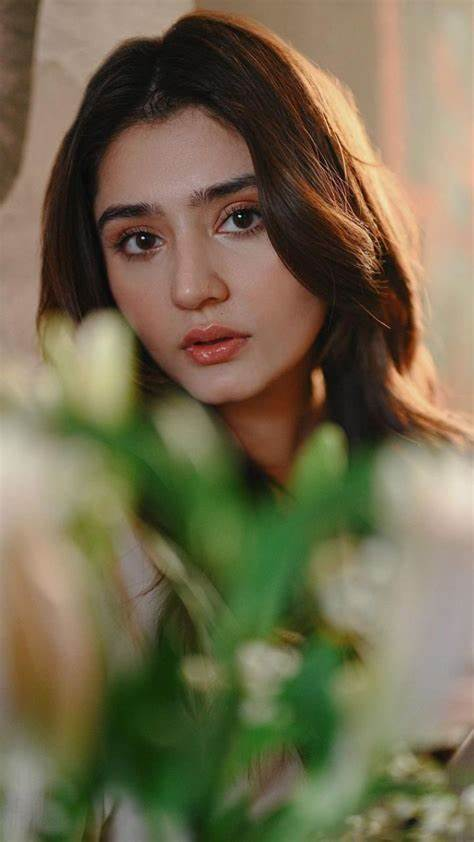
#> input picture image/pic1.jpg, 474 x 842 px, found by its file name
$ jupyter execute practice2.ipynb
#> lines starting #> are read from the running program, lines starting #| are printed output that depends on the picture; after the words box and inside, x2 and y2 are one past the last pixel; in counts of white or black regions, pixels touching at a corner belong together
[cell 1]
import cv2
import numpy as np
import sys
import os

[cell 2]
#img= cv2.imread('F:\Data Analysis\Language\python_opencv\image\pic1.jpg',1) # color image
#img= cv2.imread('F:\Data Analysis\Language\python_opencv\image\pic1.jpg',0) # gray scale image
img= cv2.imread('F:\Data Analysis\Language\python_opencv\image\pic1.jpg',-1) # color image with alpha channel
#> img is the input picture: shape (842, 474, 3); mean B, G, R 78.8, 106.7, 115.6
#print(img)
print(img.shape)
#| (842, 474, 3)
img=cv2.resize(img,(500,500))
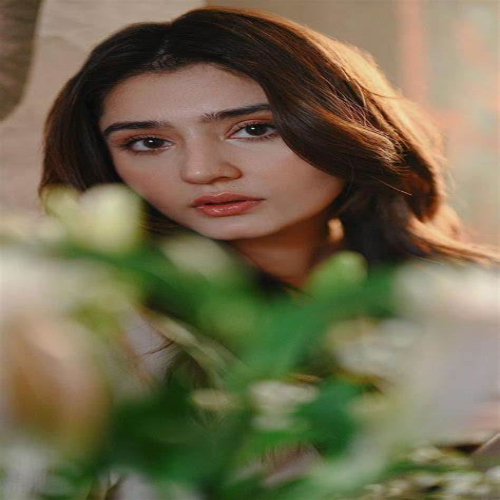
#> img: shape (500, 500, 3); mean B, G, R 78.7, 106.6, 115.5
cv2.imshow('image',img)
cv2.waitKey(0)
cv2.destroyAllWindows()

# Text over image

[cell 3]
import cv2

# Image load
img_get = cv2.imread(r'F:\Data Analysis\Language\python_opencv\image\pic1.jpg')

# Resize image
img_get = cv2.resize(img_get, (500, 600))
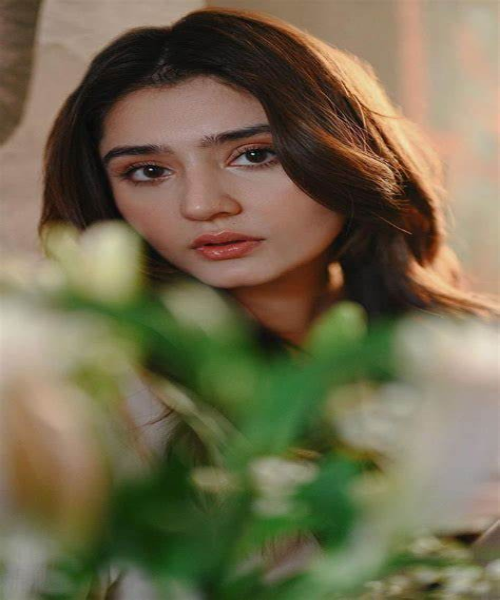
#> img_get: shape (600, 500, 3); mean B, G, R 78.7, 106.6, 115.5

# Put text
txt = cv2.putText(
    img=img_get,
    text="Dure_Fishan",
    org=(30, 80),
    fontFace=cv2.FONT_HERSHEY_DUPLEX,  # Correct parameter name
    fontScale=2,
    color=(0, 0, 255),
    thickness=3,
    lineType=cv2.LINE_AA,
    bottomLeftOrigin=False
)
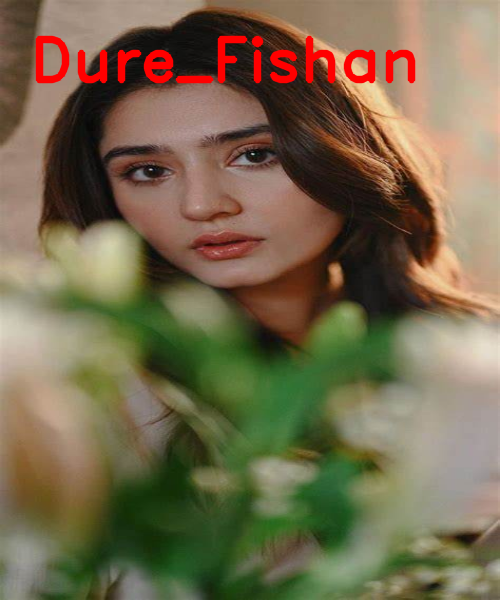
#> txt: shape (600, 500, 3); mean B, G, R 77.3, 104.9, 118.6
txt = cv2.putText(
    img=img_get,
    text="Dure_Fishan",
    org=(30, 90),
    fontFace=cv2.FONT_HERSHEY_DUPLEX,  # Correct parameter name
    fontScale=2,
    color=(255, 0, 255),
    thickness=3,
    lineType=cv2.LINE_AA,
    bottomLeftOrigin=True
)
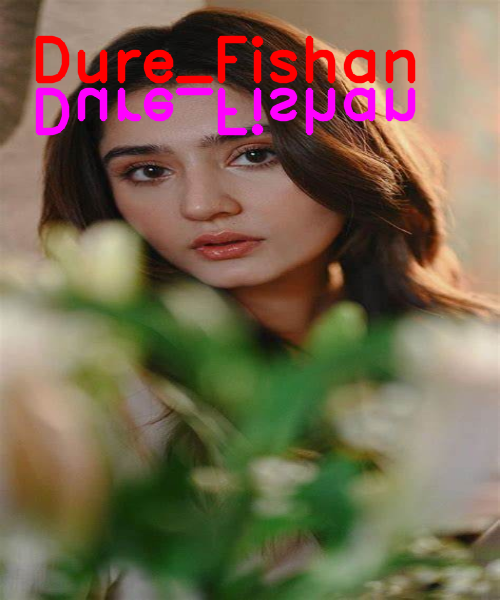
#> txt: shape (600, 500, 3); 2.47% of pixels changed, all inside (x1, y1, x2, y2) = (35, 87, 416, 136)


# Show image
cv2.imshow('image', txt)
cv2.waitKey(0)
cv2.destroyAllWindows()

#cv2.destroyWindows()

$ run again, with image/pic2.jpg copied over image/pic1.jpg
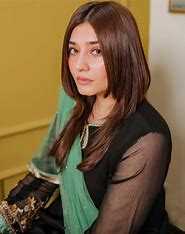
#> input picture image/pic2.jpg, 185 x 234 px, found by its file name
#> img is the input picture: shape (234, 185, 3); mean B, G, R 63.2, 96, 118.3
#| (234, 185, 3)
#> `img=cv2.resize(img,(500,500))`:
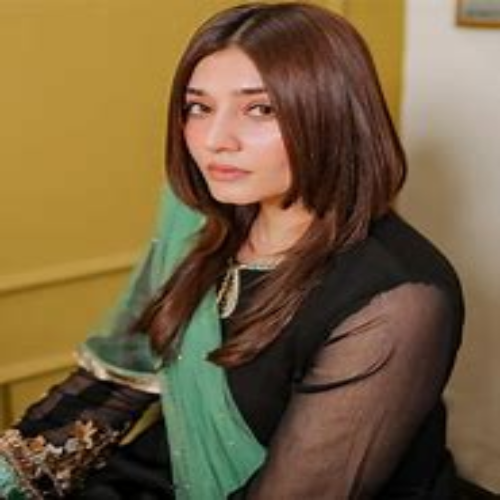
#> img: shape (500, 500, 3); mean B, G, R 63.1, 95.9, 118.2
#> `txt = cv2.putText( img=img_get, text="Dure_Fishan", org=(30, 90), font..`:
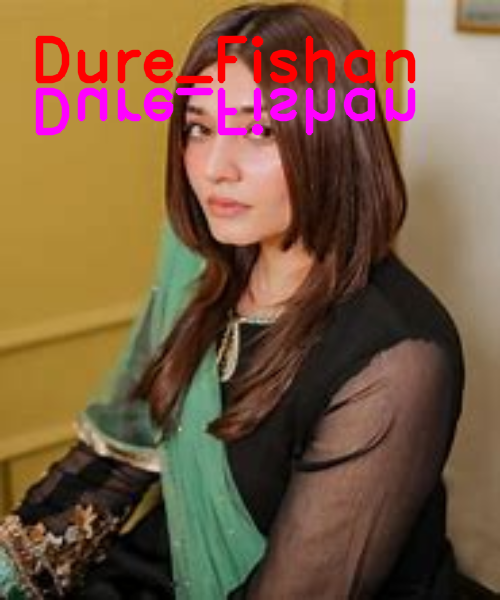
#> txt: shape (600, 500, 3); mean B, G, R 65.6, 91.3, 122.4

$ run again, with image/pic3.jpg copied over image/pic1.jpg
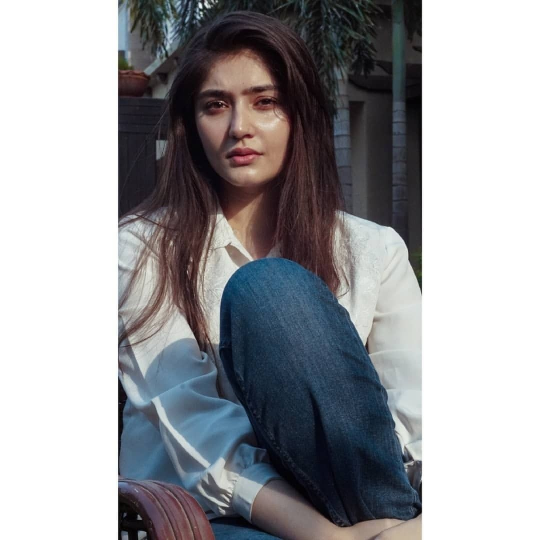
#> input picture image/pic3.jpg, 1080 x 1080 px, found by its file name (shown at 1/2 size)
#> img is the input picture: shape (1080, 1080, 3); mean B, G, R 159.6, 156.2, 155.7
#| (1080, 1080, 3)
#> img: shape (500, 500, 3)
#> `img_get = cv2.resize(img_get, (500, 600))`:
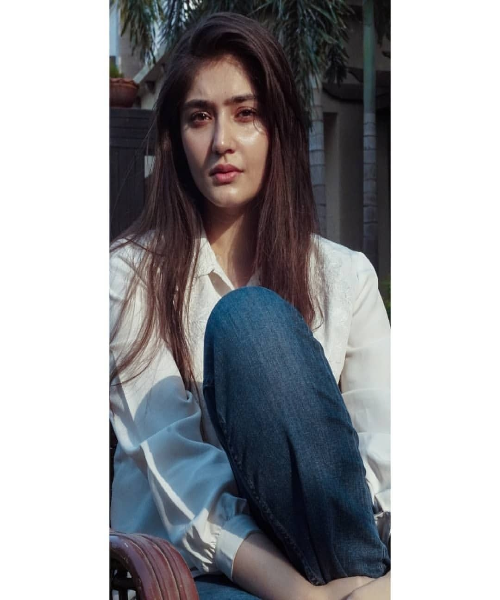
#> img_get: shape (600, 500, 3); mean B, G, R 159.5, 156.1, 155.6
#> `txt = cv2.putText( img=img_get, text="Dure_Fishan", org=(30, 90), font..`:
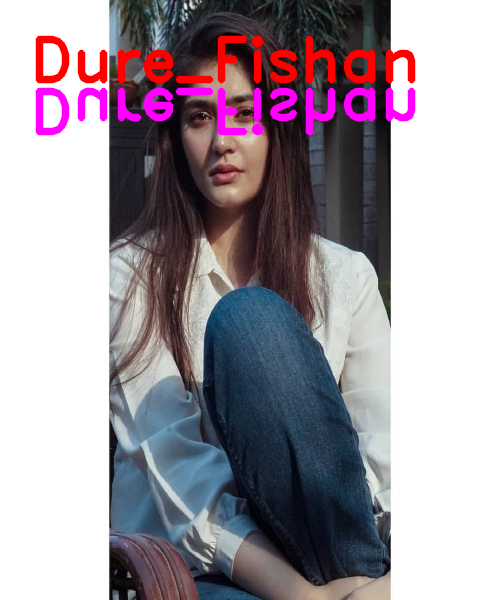
#> txt: shape (600, 500, 3); mean B, G, R 160.1, 151.5, 161.2

$ run again, with image/pic4.jpg copied over image/pic1.jpg
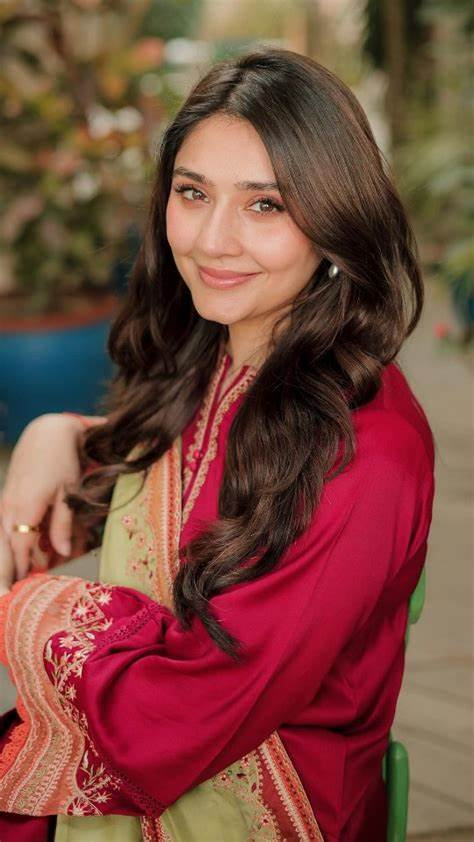
#> input picture image/pic4.jpg, 474 x 842 px, found by its file name
#> img is the input picture: shape (842, 474, 3); mean B, G, R 62.6, 72.9, 122.1
#| (842, 474, 3)
#> `img=cv2.resize(img,(500,500))`:
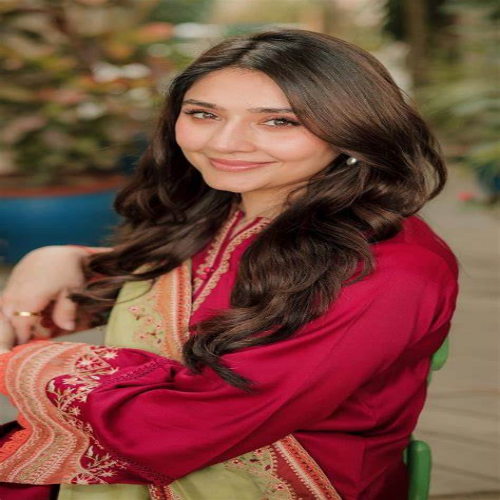
#> img: shape (500, 500, 3); mean B, G, R 62.5, 72.8, 122
#> `txt = cv2.putText( img=img_get, text="Dure_Fishan", org=(30, 90), font..`:
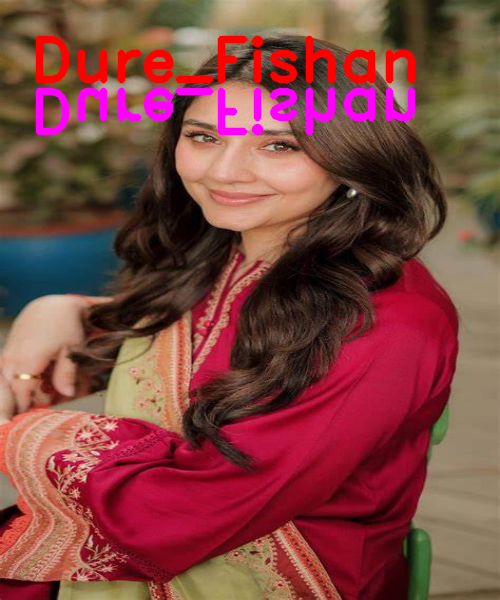
#> txt: shape (600, 500, 3); mean B, G, R 64.9, 69, 127.6
